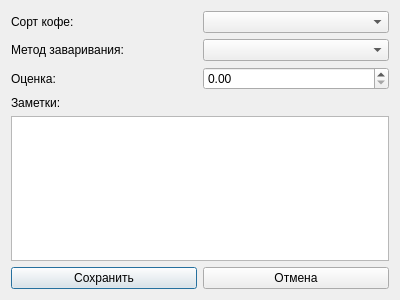
<?xml version="1.0" encoding="UTF-8"?>
<ui version="4.0">
 <class>BrewingDialog</class>
 <widget class="QDialog" name="BrewingDialog">
  <property name="geometry">
   <rect>
    <x>0</x>
    <y>0</y>
    <width>400</width>
    <height>300</height>
   </rect>
  </property>
  <property name="windowTitle">
   <string>Добавить сессию заваривания</string>
  </property>
  <layout class="QVBoxLayout" name="verticalLayout">
   <item>
    <layout class="QHBoxLayout" name="coffeeLayout">
     <item>
      <widget class="QLabel" name="coffeeLabel">
       <property name="text">
        <string>Сорт кофе:</string>
       </property>
      </widget>
     </item>
     <item>
      <widget class="QComboBox" name="coffeeCombo"/>
     </item>
    </layout>
   </item>
   <item>
    <layout class="QHBoxLayout" name="methodLayout">
     <item>
      <widget class="QLabel" name="methodLabel">
       <property name="text">
        <string>Метод заваривания:</string>
       </property>
      </widget>
     </item>
     <item>
      <widget class="QComboBox" name="methodCombo"/>
     </item>
    </layout>
   </item>
   <item>
    <layout class="QHBoxLayout" name="ratingLayout">
     <item>
      <widget class="QLabel" name="ratingLabel">
       <property name="text">
        <string>Оценка:</string>
       </property>
      </widget>
     </item>
     <item>
      <widget class="QDoubleSpinBox" name="ratingSpin">
       <property name="maximum">
        <double>5.00</double>
       </property>
      </widget>
     </item>
    </layout>
   </item>
   <item>
    <widget class="QLabel" name="notesLabel">
     <property name="text">
      <string>Заметки:</string>
     </property>
    </widget>
   </item>
   <item>
    <widget class="QTextEdit" name="notesEdit">
     <property name="maximumHeight">
      <number>100</number>
     </property>
    </widget>
   </item>
   <item>
    <layout class="QHBoxLayout" name="brewButtonLayout">
     <item>
      <widget class="QPushButton" name="saveBrewBtn">
       <property name="text">
        <string>Сохранить</string>
       </property>
      </widget>
     </item>
     <item>
      <widget class="QPushButton" name="cancelBrewBtn">
       <property name="text">
        <string>Отмена</string>
       </property>
      </widget>
     </item>
    </layout>
   </item>
  </layout>
 </widget>
 <resources/>
 <connections/>
</ui>
